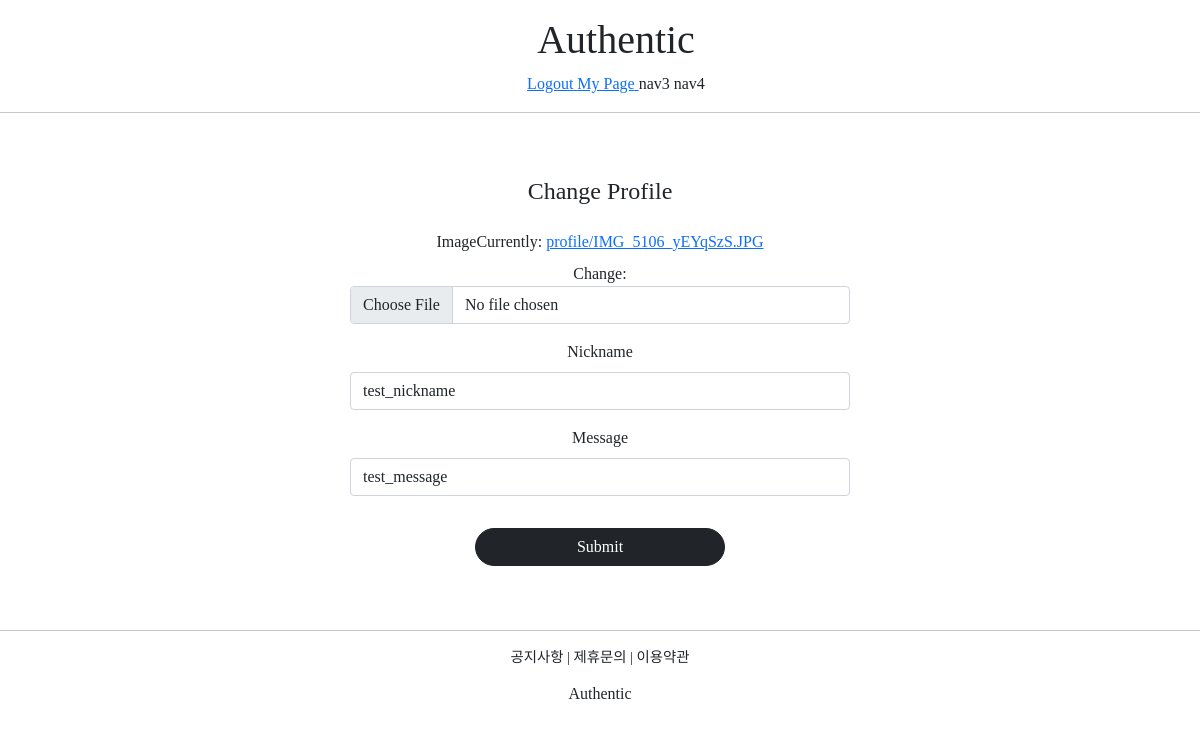
The page /profiles/update/1 (signed in) on the database as committed earlier.
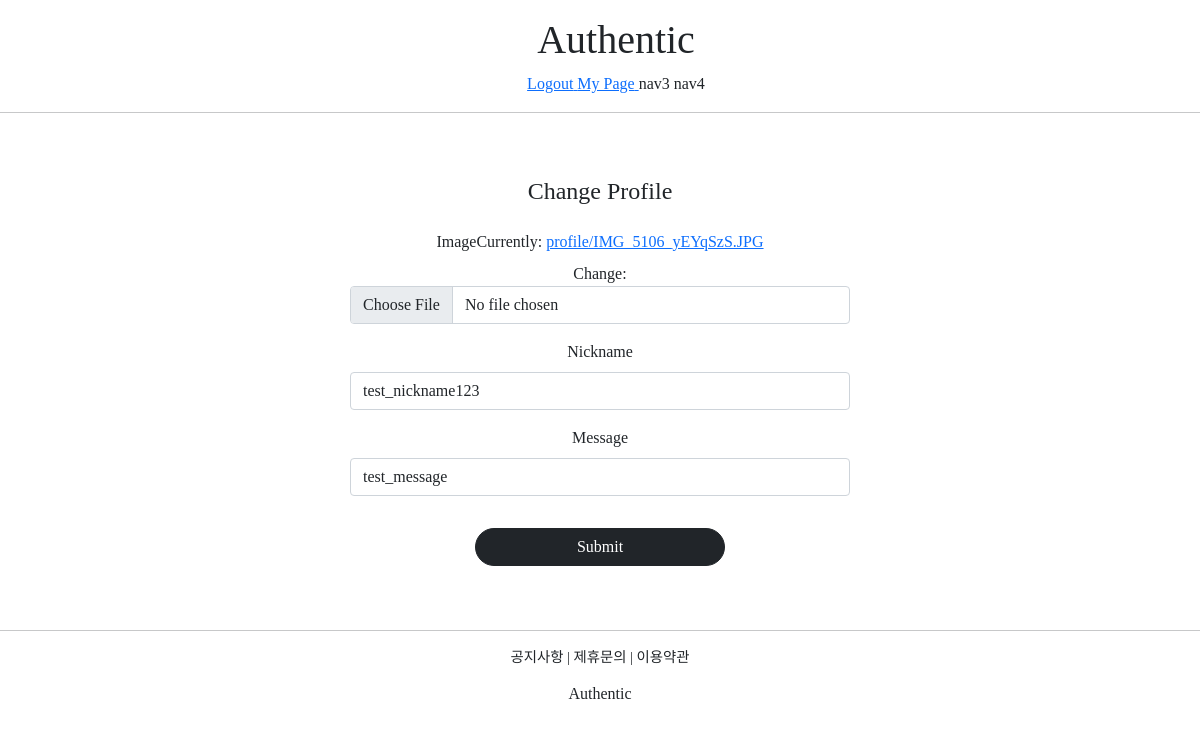
The same page on the database as committed later.
### profileapp/models.py (models this page shows)
class Profile(models.Model):
    user = models.OneToOneField(User, on_delete=models.CASCADE, related_name='profile')
    image = models.ImageField(upload_to='profile/', null=True)
    nickname = models.CharField(max_length=20, unique=True, null=True)
    message = models.CharField(max_length=100, null=True)

### profileapp/views.py (the view, shortened to what this page needs)
# urls.py: path('update/<int:pk>', ProfileUpdateView.as_view(), name='update'),
@method_decorator(profile_ownership_required, 'get')
@method_decorator(profile_ownership_required, 'post')
class ProfileUpdateView(UpdateView):
    model = Profile
    context_object_name = 'target_profile'
    form_class = ProfileCreationForm
    success_url = reverse_lazy('accountapp:hello_world')
    template_name = 'profileapp/update.html'

### profileapp/forms.py
class ProfileCreationForm(ModelForm):
    class Meta:
        model = Profile
        fields = ['image', 'nickname', 'message']

### profileapp/templates/profileapp/update.html (shortened to what this page needs)
{% extends 'base.html' %}
{% load bootstrap4 %}
{% block content %}
<div style="max-width: 500px; text-align: center; margin: 4rem auto;">
    <div class="mb-4">
        <h4>Change Profile</h4>
    </div>
    <form action="{% url 'profileapp:update' pk=target_profile.pk %}" method="post" enctype="multipart/form-data">
        {% bootstrap_form form %}
        <input type="submit" class="btn btn-dark rounded-pill col-6 mt-3"/>
    </form>
</div>
{% endblock %}

Rows that differ between the two databases and show on the page:
changed Profile "test_message": nickname "test_nickname" → "test_nickname123"
